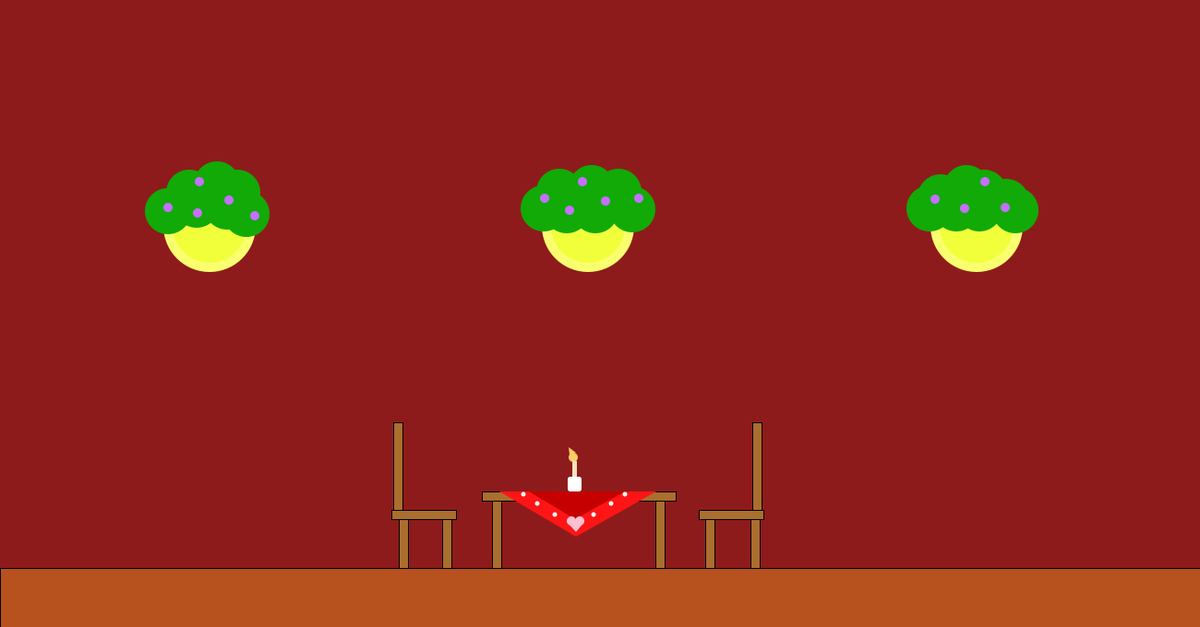
Frame 1 (no input)
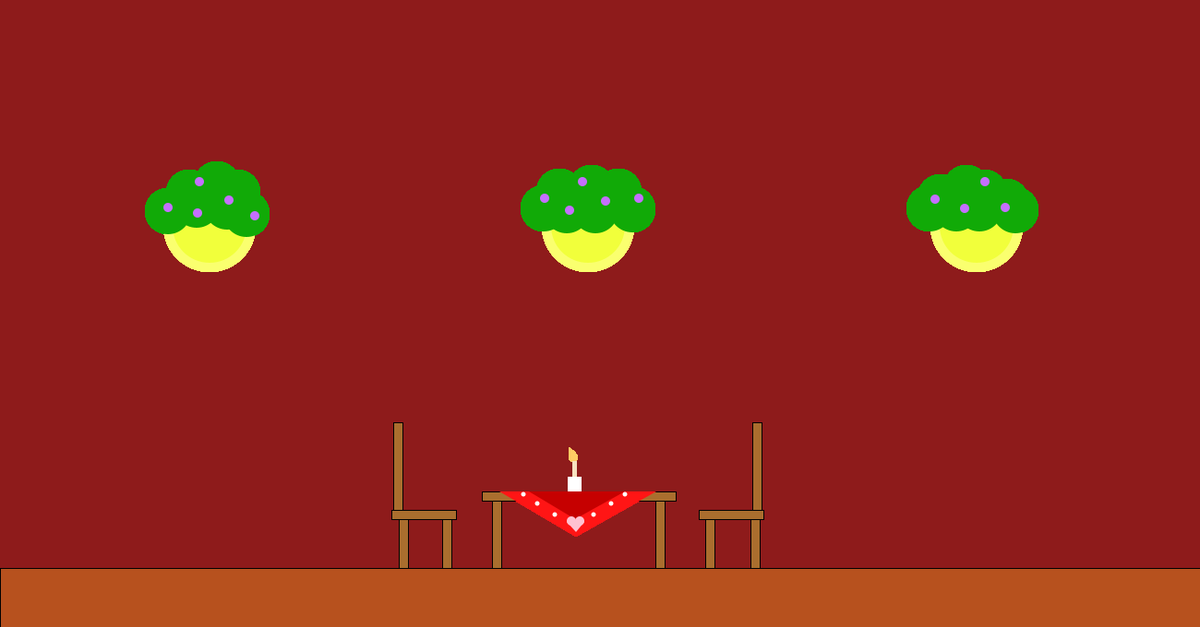
Frame 60 (the mouse pressed at the canvas centre just before this capture)
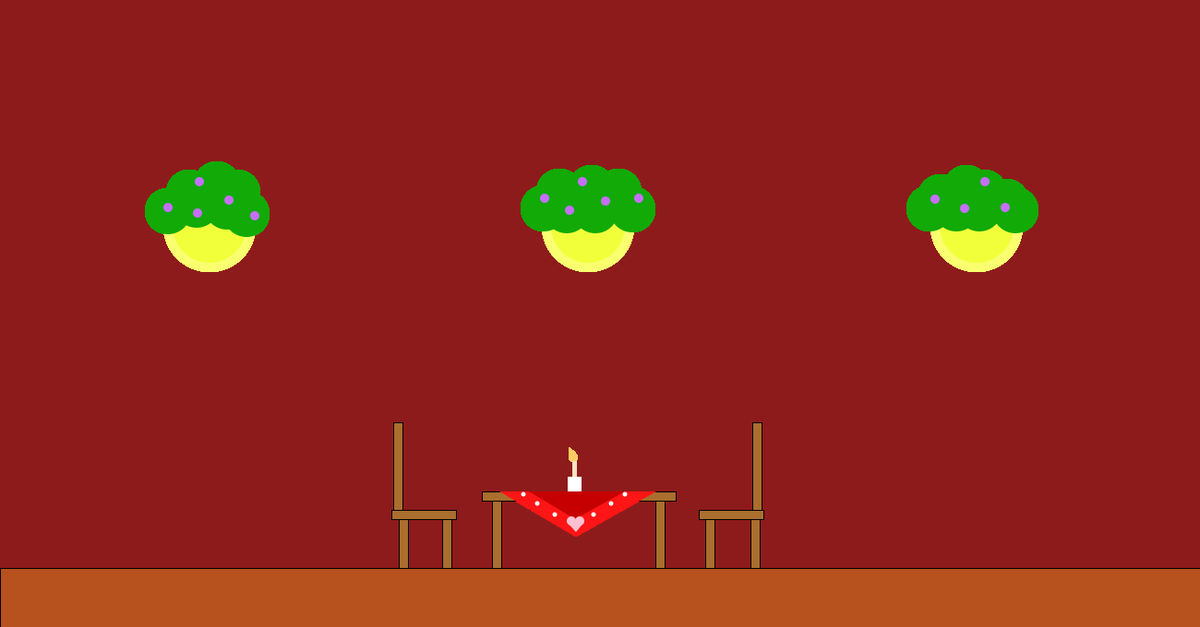
Frame 120 (the mouse held since frame 60 and released just before this capture)

The Processing sketch that drew these frames (run headless with seeded random() and noise(); from frame 60 on, the mouse is pressed at the canvas centre):

// Processing sketch: game_2
// ── game_2.pde
color brown = #B7511E;
color white = #FFFFFF;
color pink = #FFC1D1;
color red = #FF1515;
color lightBrown = #F7E2C0;
color orange = #FFCC64;
color darkRed = #8E1B1B;
color yellow = #FAFF6F;
color green = #11AA07;
color purple = #C56FFF;
color darkYellow = #F1FF3B;
color darkerRed = #C60000;
color chairBrown = #AA6E2E;

void setup(){
  size(1300, 680);
  background(darkRed);
}


void draw(){
   backgroundDraw();
println ("Mousex:", mouseX, "\tMouseY:", mouseY);
}

// ── stuff.pde
void backgroundDraw(){
 
  fill(yellow);
  noStroke();
  ellipse(637, 245, 100, 100);
  
  ellipse(1058, 245, 100, 100);
  
  ellipse(227, 245, 100, 100);
  
  fill(darkYellow);
  ellipse(637, 245, 80, 80);
  ellipse(1058, 245, 80, 80);
  ellipse(227, 245, 80, 80);
  
  
  fill(green);
   ellipse(589, 226, 50, 50);
   ellipse(606, 208, 50, 50);
   ellipse(614, 228, 50, 50);
   ellipse(641, 204, 50, 50);
   ellipse(645, 228, 50, 50);
   ellipse(670, 208, 50, 50);
   ellipse(685, 227, 50, 50);
   
   ellipse(1007,226, 50, 50);
   ellipse(1019, 214, 50, 50);
   ellipse(1036, 226, 50, 50);
   
   ellipse(1047, 204, 50, 50);
   ellipse(1066, 209, 50, 50);
   ellipse(1061, 226, 50, 50);
   ellipse(1090, 219, 50, 50);
   ellipse(1100, 228, 50, 50);
   
   ellipse(182, 229, 50, 50);
   ellipse(205, 209, 50, 50);
   ellipse(213, 222, 50, 50);
   ellipse(235, 200, 50, 50);
   ellipse(246, 224, 50, 50);
   ellipse(267, 232, 50, 50);
   ellipse(257, 209, 50 ,50);
   
   
   
   fill(purple);
  ellipse(590, 215, 10, 10);
  ellipse(617, 228, 10, 10);
  ellipse(631, 197, 10, 10);
  ellipse(656, 218, 10, 10);
  ellipse(692, 215, 10, 10);

ellipse(1013, 216, 10, 10);
ellipse(1045, 226, 10, 10);
ellipse(1067, 197, 10, 10);
ellipse(1089, 225, 10, 10);

ellipse(182, 225, 10, 10);
ellipse(214, 231, 10, 10);
ellipse(216, 197, 10, 10);
ellipse(248, 217, 10, 10);
ellipse(276, 234, 10, 10);

   stroke(1);
  
 fill(chairBrown);
  rect(533, 541, 10, 500);
  rect(710, 541, 10, 500);
  rect(522, 533, 210, 10);

  //chair 1
  rect(426, 458, 10, 100);
  rect(479, 563, 10, 500);
  rect(432, 563, 10, 500);
  rect(424, 553, 70, 10);

//chair 2
rect(815, 458, 10, 100);
rect(764, 563, 10, 500);
rect(813, 563, 10, 500);
rect(757, 553, 70, 10);

noStroke();
  //table cloth
  fill(red);
  triangle(541, 533, 711, 533, 624, 582);
  
    fill(darkerRed);
  triangle(573, 533, 677, 533, 623, 563);
  stroke(1);
  
  fill(pink);
  //heart
  noStroke();
  ellipse(619, 565, 10, 10);
  ellipse(628, 565, 10, 10);
  triangle(614, 566, 633, 566, 624, 577);
  
  fill(white);
  ellipse(601, 558, 5, 5);
  ellipse(582, 546, 5, 5);
  ellipse(567, 536, 5, 5);
  
  ellipse(643, 558, 5, 5);
  ellipse(662, 546, 5, 5);
  ellipse(677, 536, 5, 5);
  
  //candle
   rect(615, 517, 15, 16, 3);
   
   fill(orange);
   ellipse(621, 496, 10, 10);
   triangle(617, 493, 624, 491, 616, 485);
   
   fill(lightBrown);
   rect(620, 500, 5, 17);
  
   stroke(1);
  
  
  fill(brown);
  rect(width*0/16, height*14.5/16, width*16/16, height*16/16);
  
}
